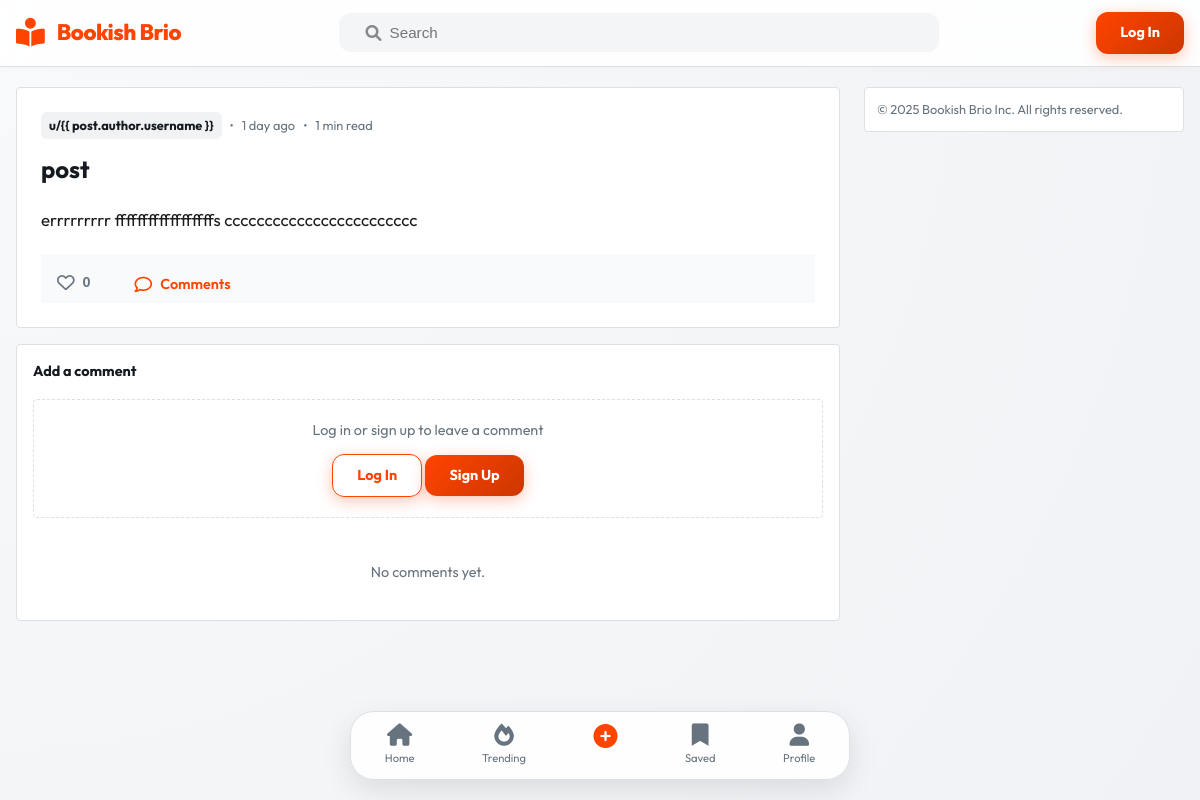
/post/3/, run on an earlier commit of the app's database.
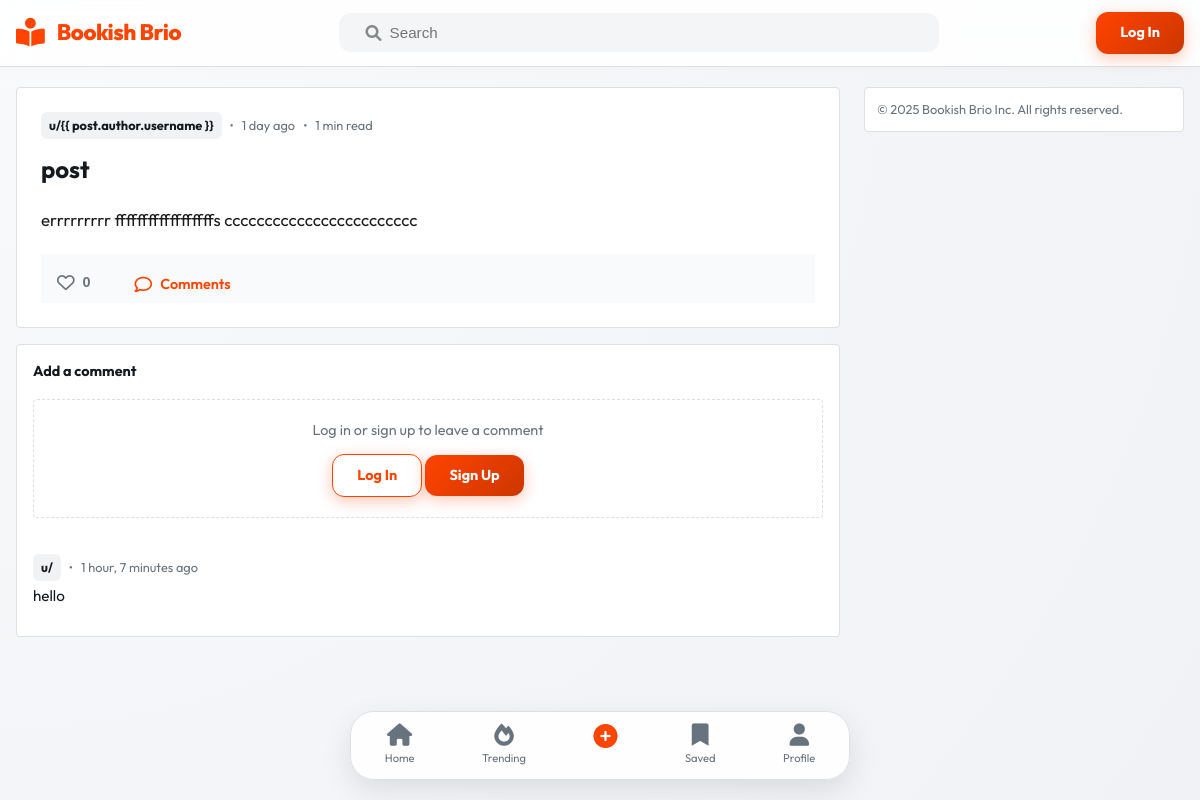
And on a later commit of the database.
### home/models.py (models this page shows, shortened)
class Comment(models.Model):
    post = models.ForeignKey(
        Post,
        on_delete=models.CASCADE,
        related_name='comments'
    )
    author = models.ForeignKey(User, on_delete=models.CASCADE)
    content = models.TextField()
    created_at = models.DateTimeField(auto_now_add=True)

### home/views.py (the view)
# urls.py: path('post/<int:pk>/', views.post_detail, name='post_detail'),
def post_detail(request, pk):
    post = get_object_or_404(Post, pk=pk)
    comments = post.comments.all()
    images = post.images.all()
    if request.method == "POST":
        comment_form = CommentForm(request.POST)
        if comment_form.is_valid():
            comment = comment_form.save(commit=False)
            comment.post = post
            comment.author = request.user
            comment.save()
            messages.success(request, 'Comment added successfully!')
            return redirect('post_detail', pk=post.pk)
    else:
        comment_form = CommentForm()
    is_bookmarked = False
    if request.user.is_authenticated:
        is_bookmarked = Bookmark.objects.filter(user=request.user, post=post).exists()
    return render(request, 'home/post_detail.html', {
        'post': post,
        'comments': comments,
        'comment_form': comment_form,
        'images': images,
        'is_bookmarked': is_bookmarked
    })

### home/forms.py
class CommentForm(forms.ModelForm):
    class Meta:
        model = Comment
        fields = ['content']
        widgets = {
            'content': forms.Textarea(attrs={
                'rows': 4,
                'placeholder': 'Write your comment here...'
            })
        }

### home/models.py (called while the page is built)
    def total_likes(self):
        return self.likes.count()

    def reading_time(self):
        import math
        words = len(strip_tags(self.content).split())
        minutes = math.ceil(words / 200)
        return f"{minutes} min read"

### home/templates/home/post_detail.html (shortened to what this page needs)
{% extends "home/base.html" %}
{% block content %}
<article class="detail-card">
    <div class="detail-body">
        <div class="post-meta">
            <a href="{% url 'public_profile' post.author.username %}" class="post-author">u/{{ post.author.username
                }}</a>
            <span>•</span>
            <span>{{ post.created_at|timesince }} ago</span>
            {% if post.reading_time %}
            <span>•</span>
            <span>{{ post.reading_time }}</span>
            {% endif %}
        </div>
        <h1 style="font-size: 1.5rem; font-weight: 700; margin: 12px 0;">{{ post.title }}</h1>
        <div class="post-full-content">
            {{ post.content|safe }}
        </div>
        <div class="post-actions" style="border-top: 1px solid var(--border-light); padding: 12px 0 0 0;">
            <form action="{% url 'like_post' post.pk %}" method="POST" class="like-form">
                <button type="submit" class="action-btn {% if user in post.likes.all %}active{% endif %}">
                    <i class="{% if user in post.likes.all %}fas{% else %}far{% endif %} fa-heart"></i>
                    <span class="count">{{ post.total_likes }}</span>
                </button>
            </form>
            <div class="action-btn active" style="cursor: default;">
                <i class="far fa-comment"></i>
                <span>{{ post.comment_count }} Comments</span>
            </div>
        </div>
    </div>
</article>
<section class="comment-section">
    <h3 style="font-size: 0.9rem; font-weight: 700; margin-bottom: 16px;">Add a comment</h3>
    {% if user.is_authenticated %}
    <form method="post" class="comment-form">
        {% csrf_token %}
        <textarea name="content" placeholder="What are your thoughts?" required></textarea>
        <button type="submit" class="btn-orange">Comment</button>
    </form>
    {% else %}
    <div style="padding: 20px; border: 1px dashed var(--border); text-align: center; border-radius: 4px;">
        <p style="font-size: 0.9rem; color: var(--text-meta); margin-bottom: 12px;">Log in or sign up to leave a comment
        </p>
        <a href="{% url 'login' %}" class="btn-orange"
            style="background: transparent; border: 1px solid var(--primary); color: var(--primary);">Log In</a>
        <a href="{% url 'signup' %}" class="btn-orange">Sign Up</a>
    </div>
    {% endif %}
    <div class="comments-list" style="margin-top: 24px;">
        {% for comment in post.comments.all %}
        <div class="comment-item">
            <div class="post-meta" style="margin-bottom: 4px;">
                <a href="{% url 'public_profile' comment.user.username %}" class="post-author"
                    style="font-size: 0.8rem;">u/{{ comment.user.username }}</a>
                <span>•</span>
                <span style="font-size: 0.8rem;">{{ comment.created_at|timesince }} ago</span>
            </div>
            <div style="font-size: 0.95rem;">{{ comment.content }}</div>
        </div>
        {% empty %}
        <p style="text-align: center; color: var(--text-meta); padding: 20px; font-size: 0.9rem;">No comments yet.</p>
        {% endfor %}
    </div>
</section>
{% endblock %}

What changed in the data, as far as the page shows it:
added Comment: created_at "1 hour, 7 minutes", content "hello"
Also different on the page:
text no longer shown: "No comments yet."
